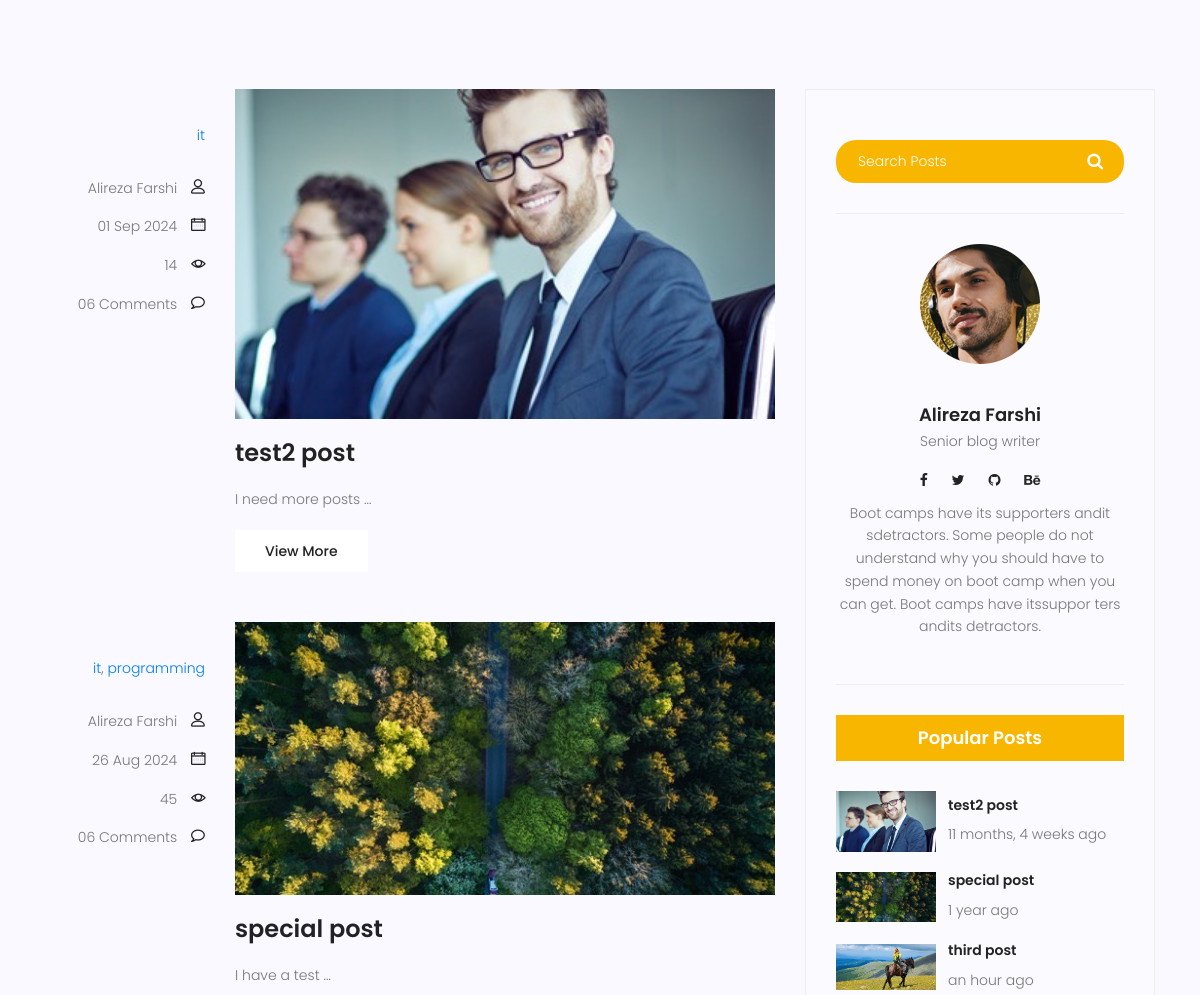
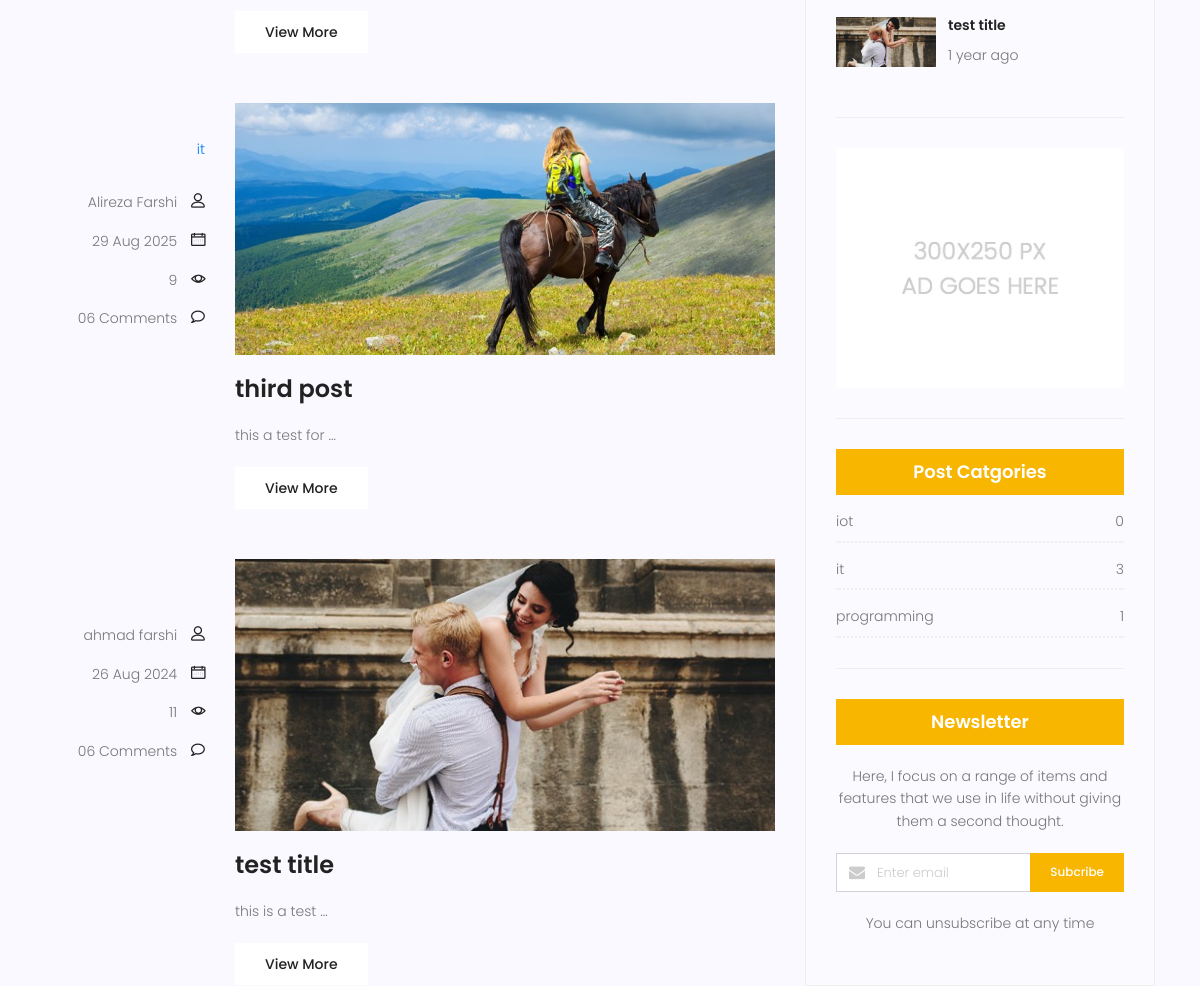
Page /blog/search/ (middle part) on the earlier database version (2 pictures, top to bottom).
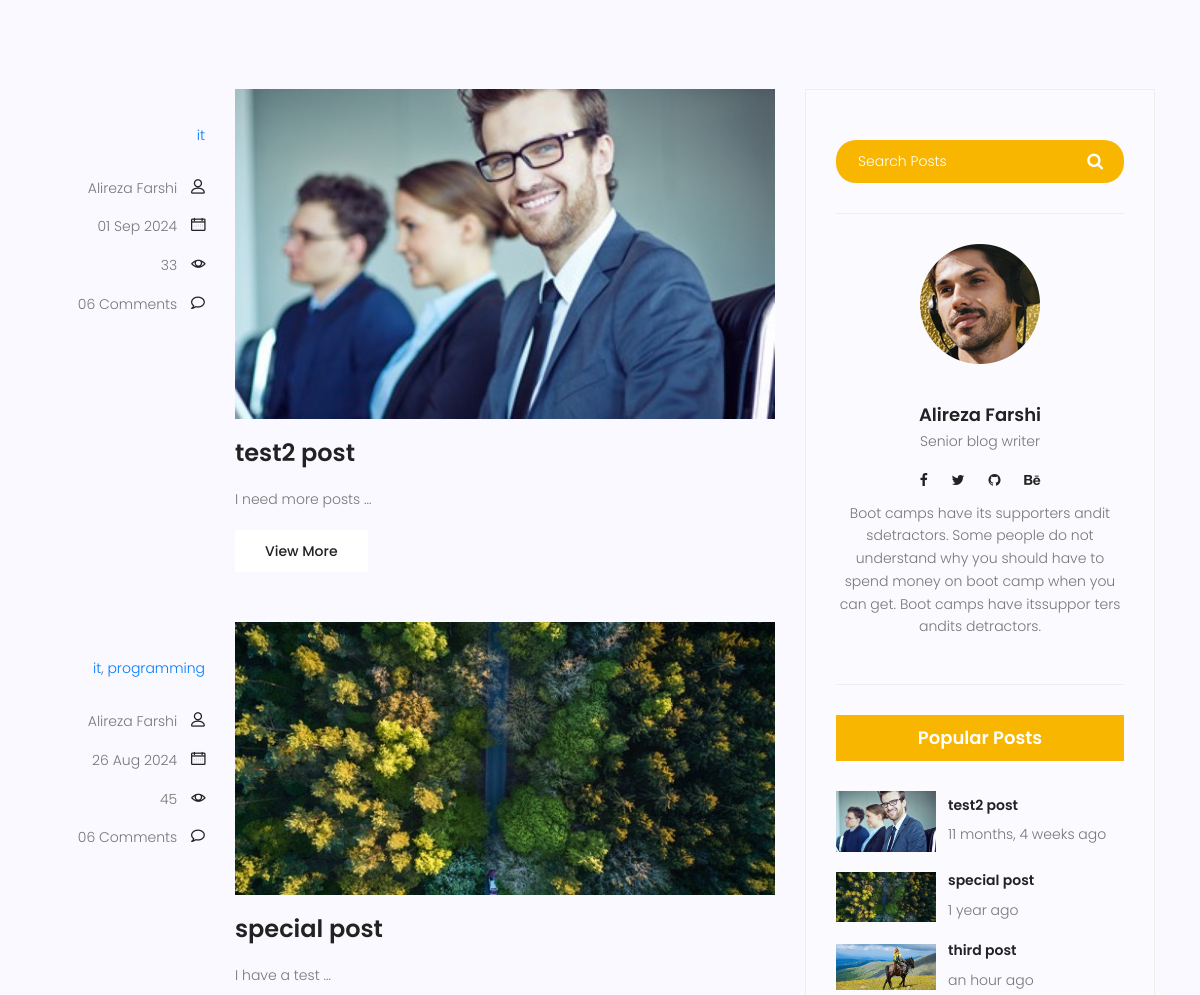
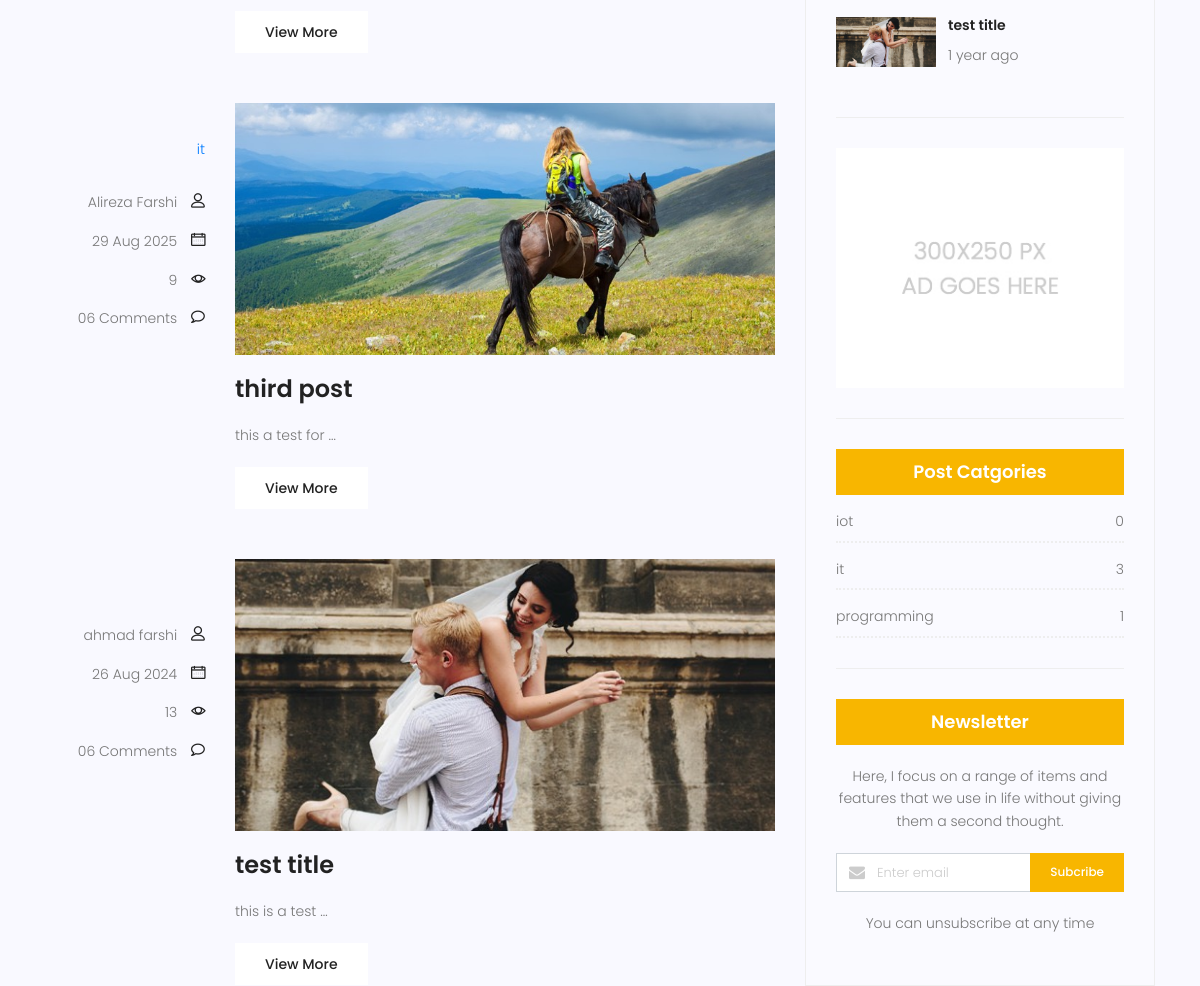
Same page on the later database version (2 pictures, top to bottom).
### blog/models.py (models this page shows, shortened)
class Post(models.Model):
    title = models.CharField(max_length=250)
    content = models.TextField()
    tags = TaggableManager()
    category = models.ManyToManyField(Category)
    author = models.ForeignKey(User, on_delete=models.SET_NULL, null=True)
    image = models.ImageField(upload_to='blog/', default='blog/default.jpg' )
    counted_views = models.IntegerField(default=0)
    status = models.BooleanField(default=False)
    created_date = models.DateTimeField(auto_now_add=True)
    updated_date = models.DateTimeField(auto_now=True)
    published_date = models.DateTimeField(null=True)
    class Meta:
        ordering = ['-created_date']

### blog/views.py (the view)
# urls.py: path('search/', blog_search, name='search'),
def blog_search(request):
    current_time = timezone.now()
    posts = Post.objects.filter(status=True)
    if request.method == 'GET':
        print(request.GET.get('s'))
    posts = posts.exclude(published_date__gt=current_time)
    if s := request.GET.get('s'):
        posts = posts.filter(content__contains=s)
    context = {'posts': posts}
    return render(request, 'blog/blog-home.html', context)

### blog/models.py (called while the page is built)
    def __str__(self):
        return self.name

### blog/templatetags/blog-tags.py (called while the page is built)
@register.inclusion_tag('blog/blog-categories.html')
def post_categories():
    posts = Post.objects.filter(status=1)
    categories = Category.objects.all()
    cat_dict = {}
    for name in categories:
        cat_dict[name] = posts.filter(category=name).count()
    return {'categories': cat_dict}

### templates/blog/blog-home.html (shortened to what this page needs)
{% extends  'base.html'     %}
{% load static %}
{% load blog-tags %}
{% block content %}
			<section class="top-category-widget-area pt-90 pb-90 ">
			</section>
			<section class="post-content-area">
				<div class="container">
					<div class="row">
						<div class="col-lg-8 posts-list">
							{% for post in posts %}
							<div class="single-post row">
								<div class="col-lg-3  col-md-3 meta-details">
									<ul class="tags">
										{% for cat in post.category.all %}
										<a href="{% url 'category' cat_name=cat.name %}">{{cat}}</a>{% if not forloop.last %},{% endif %}
										{% endfor %}
									</ul>
									<div class="user-details row">
										<p class="user-name col-lg-12 col-md-12 col-6"><a href="{% url 'author' author_username=post.author.username %}">{{post.author.get_full_name}}</a> <span class="lnr lnr-user"></span></p>
										<p class="date col-lg-12 col-md-12 col-6"><a href="#">{{post.published_date |date:"d M Y"}}</a> <span class="lnr lnr-calendar-full"></span></p>
										<p class="view col-lg-12 col-md-12 col-6"><a href="#">{{post.counted_views}}</a> <span class="lnr lnr-eye"></span></p>
										<p class="comments col-lg-12 col-md-12 col-6"><a href="#">06 Comments</a> <span class="lnr lnr-bubble"></span></p>
									</div>
								</div>
								<div class="col-lg-9 col-md-9 ">
									<div class="feature-img">
										<img class="img-fluid" src="{{ post.image.url}}" alt="">
									</div>
									<a class="posts-title" href="{% url 'single' pid=post.id %}"><h3>{{post.title}}</h3></a>
									<p class="excert">
										{{post.content |truncatewords:4}}
									</p>
									<a href="{% url 'single' pid=post.id %}" class="primary-btn">View More</a>
								</div>
							</div>
							{% endfor %}
						</div>
						<div class="col-lg-4 sidebar-widgets">
							<div class="widget-wrap">
								{% include 'blog/blog-search.html' %}
								{% include 'blog/blog-writer.html' %}
                                {% include 'blog/blog-popular-posts.html' %}
								{% include 'blog/blog-ads.html' %}
								{% post_categories %}
								<div class="single-sidebar-widget newsletter-widget">
									<h4 class="newsletter-title">Newsletter</h4>
									<p>
										Here, I focus on a range of items and features that we use in life without
										giving them a second thought.
									</p>
									<div class="form-group d-flex flex-row">
									   <div class="col-autos">
									      <div class="input-group">
									        <div class="input-group-prepend">
									          <div class="input-group-text"><i class="fa fa-envelope" aria-hidden="true"></i>
											</div>
									        </div>
									        <input type="text" class="form-control" id="inlineFormInputGroup" placeholder="Enter email" onfocus="this.placeholder = ''" onblur="this.placeholder = 'Enter email'" >
									      </div>
									    </div>
									    <a href="#" class="bbtns">Subcribe</a>
									</div>
									<p class="text-bottom">
										You can unsubscribe at any time
									</p>
								</div>
							</div>
						</div>
					</div>
				</div>
			</section>
{% endblock %}

### templates/blog/blog-popular-posts.html
{% load static %}
 {% load humanize %}
<div class="single-sidebar-widget popular-post-widget">
    <h4 class="popular-title">Popular Posts</h4>
    <div class="popular-post-list">
        {% for post in posts %}
        <div class="single-post-list d-flex flex-row align-items-center">
            <div class="thumb">
                <img class="img-fluid" src="{{post.image.url}}" alt="">
            </div>
            <div class="details">
                <a href="{% url 'single' pid=post.id %}"><h6>{{post.title}}</h6></a>
                <p>{{post.published_date| naturaltime}}</p>
            </div>
        </div>
        {% endfor %}
    </div>
</div>

Differences in the rows shown:
changed Post "test2 post": counted_views "14" → "33"
changed Post "test title": counted_views "11" → "13"
